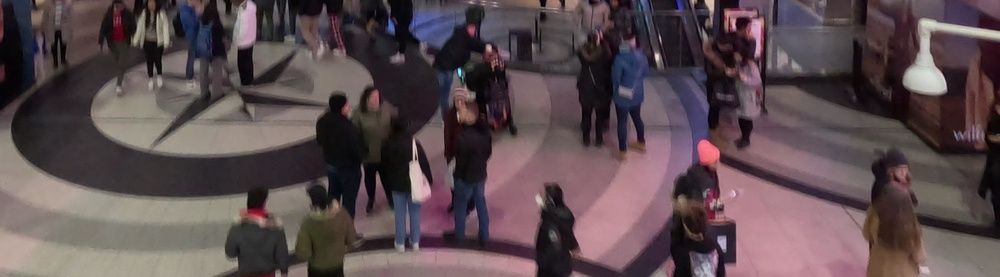
#> input picture data/splits/test/images/GX010023_frame_00002_jpg.rf.Ff2mG9xiy9lAKIMfYp3W.jpg, 1000 x 277 px, shrunk from 3250 x 900 before the run; its folder holds only this picture in this run
$ jupyter execute --allow-errors eda.ipynb
#> lines starting #> are read from the running program, lines starting #| are printed output that depends on the picture
### EDA

[cell 1]
import sys
print(sys.executable)

[cell 2]
import os
import glob
import random
import numpy as np
import matplotlib.pyplot as plt
import matplotlib.patches as patches
import seaborn as sns
from pathlib import Path
from PIL import Image
from collections import Counter

[cell 3]
images_path = Path("../data/raw/images")
labels_path = Path("../data/raw/labels")

# ── Plot style ─────────────────────────────────────────────────────────────
sns.set_theme(style='whitegrid', palette='muted')
plt.rcParams['figure.dpi'] = 110

print('Images dir exists:', images_path.exists())
print('Labels dir exists:', labels_path.exists())

##### 1-Dataset overview
Count how many image and label files exist, and check for mismatches between the two.

[cell 4]
image_exts = ['*.png','*.jpg','*.jpeg']
image_files = []

for ext in image_exts:
    image_files += list(images_path.rglob(ext))

label_files = list(labels_path.rglob('*.txt'))

print(image_files[0])
# Build stem sets for mismatch detection
image_stems = {f.stem for f in image_files}
label_stems = {f.stem for f in label_files}

images_without_labels = image_stems - label_stems
labels_without_images = label_stems - image_stems

print(f'Total images : {len(image_files)}')
print(f'Total label files : {len(label_files)}')
print(f'Images missing labels : {len(images_without_labels)}')
print(f'Labels missing images : {len(labels_without_images)}')

if images_without_labels:
    print('\n Sample images without labels:', list(images_without_labels)[:5])
if labels_without_images:
    print('Sample labels without images:', list(labels_without_images)[:5])

##### 2- Image Resolution Analysis

Check if all images share the same resolution, or if mixed sizes will require resizing at training time.

[cell 5]
widths, heights = [], []

for img_path in image_files:
    with Image.open(img_path) as img:
#> img is the input picture: PIL image 1000x277 RGB; mean R, G, B 91.3, 75.9, 79.6
        w, h = img.size
#> w = 1000; h = 277
        widths.append(w)
        heights.append(h)

resolution_counter = Counter(zip(widths, heights))
#> resolution_counter = {(1000, 277): 1}
# print(resolution_counter)
print('Unique resolutions found:')
for res, count in resolution_counter.most_common():
    print(f'{res[0]}x{res[1]} - {count} images ({count/len(image_files)*100:.1f}%)')

fig, axes = plt.subplots(1, 2, figsize=(12, 4))

axes[0].hist(widths, bins=20, color='steelblue', edgecolor='white')
axes[0].set_title('Image Width Distribution')
axes[0].set_xlabel('width (px)')
axes[0].set_ylabel('Count')

axes[1].hist(heights, bins=20, color='coral', edgecolor='white')
axes[1].set_title('Image Height Distribution')
axes[1].set_xlabel('Height (px)')
axes[1].set_ylabel('Count')

plt.tight_layout()
plt.savefig('../data/plots/eda_resolution.png', bbox_inches='tight')
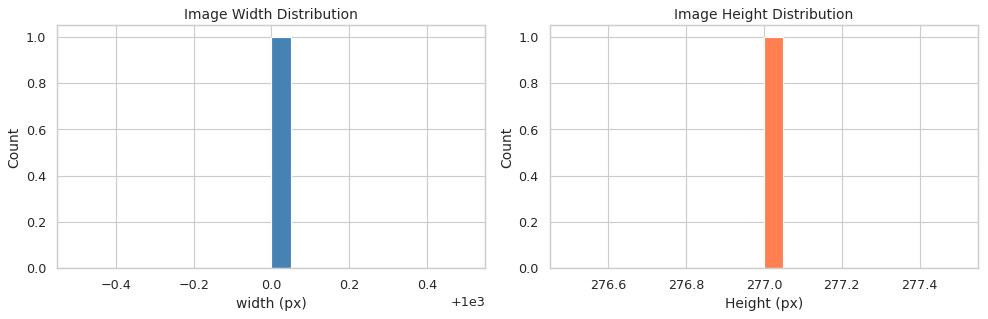
#> figure drawn by matplotlib, 2 panels; panel 1: tallest bar 1 high, from x = 1000 to 1000; panel 2: tallest bar 1 high, from x = 277 to 277.1
plt.show()

##### 3- Annotation analysis

Parse every `.txt` label file (YOLO format: `class x_center y_center width height`, all normalised 0–1).
We want to know:
- How many annotations per image (crowd density)
- Whether there are unannotated images (blank negatives)
- Which classes appear (should only be class `0` = person)

[cell 6]
annotations_per_image = []
all_classes = []
all_bboxes = []
empty_label_files = []

for lbl_path in label_files:
    lines = lbl_path.read_text().strip().splitlines()
    #filter out blank lines
    valid_lines = [l for l in lines if l.strip()]

    if len (valid_lines) == 0:
        empty_label_files.append(lbl_path)
        annotations_per_image.append(0)
        continue
    annotations_per_image.append(len(valid_lines))
    for line in valid_lines:
        parts = line.split()
        cls = int(parts[0])
        xc,  yc, bw, bh = float(parts[1]), float(parts[2]), float(parts[3]), float(parts[4])
        all_classes.append(cls)
        all_bboxes.append((xc, yc, bw, bh))

all_bboxes = np.array(all_bboxes)
class_counter = Counter(all_classes)

print(f'Total annotations : {len(all_bboxes)}')
print(f'Avg annotations / image : {np.mean(annotations_per_image)}')
#> (the rest of this cell did not finish here and is left out)

[cell 7]
#Distribution of annotation count per image_exts
fig, ax = plt.subplots(figsize=(10, 4))
ax.hist(annotations_per_image, bins=30, color='mediumseagreen', edgecolor='white')
ax.set_title("Number of Annotations per Image")
ax.set_xlabel('Annotation count')
ax.set_ylabel('Number of images')
ax.axvline(np.mean(annotations_per_image), color='red', linestyle='--', label=f'Mean = {np.mean(annotations_per_image):.1f}')
ax.legend()
plt.tight_layout()
plt.savefig('../data/plots/eda_annotations_per_images', bbox_inches='tight')
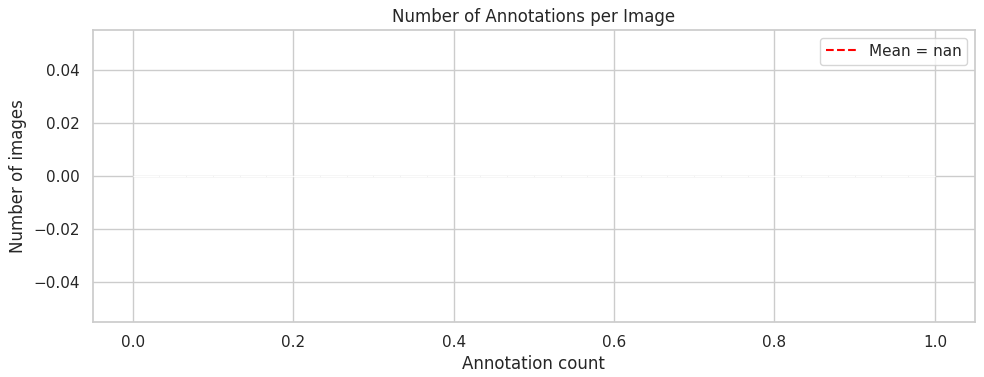
#> figure drawn by matplotlib, 1 panel
plt.show()
